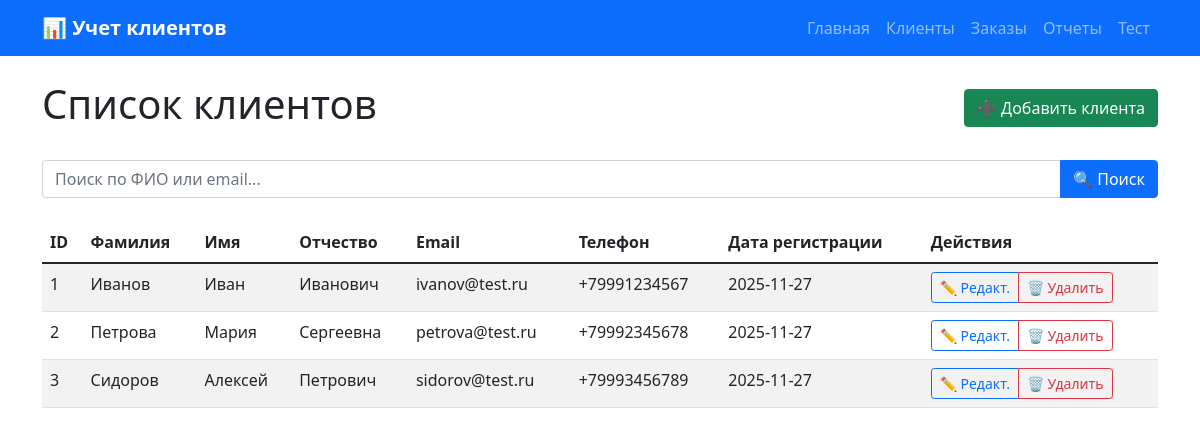
The app's page /clients with its own data.
### tables this page shows
CREATE TABLE clients (
        id INTEGER PRIMARY KEY AUTOINCREMENT,
        last_name TEXT NOT NULL,
        first_name TEXT NOT NULL,
        middle_name TEXT,
        email TEXT,
        phone TEXT,
        registration_date DATE NOT NULL DEFAULT CURRENT_DATE,
        address TEXT,
        notes TEXT,
        created_at TIMESTAMP DEFAULT CURRENT_TIMESTAMP
    );

### app.py (the view)
@app.route('/clients')
def clients():
    search = request.args.get('search', '')
    conn = get_db()
    if search:
        clients_data = conn.execute(
            'SELECT * FROM clients WHERE last_name LIKE ? OR first_name LIKE ? OR email LIKE ? ORDER BY created_at DESC',
            (f'%{search}%', f'%{search}%', f'%{search}%')
        ).fetchall()
    else:
        clients_data = conn.execute('SELECT * FROM clients ORDER BY created_at DESC').fetchall()
    conn.close()
    return render_template('clients.html', clients=clients_data, search=search)

### app.py (called while the page is built)
def get_db():
    conn = sqlite3.connect('clients.db')
    conn.row_factory = sqlite3.Row
    return conn

### templates/clients.html (shortened to what this page needs)
{% extends "base.html" %}
{% block content %}
<div class="d-flex justify-content-between align-items-center mb-4">
    <h1>Список клиентов</h1>
    <a href="{{ url_for('add_client') }}" class="btn btn-success">➕ Добавить клиента</a>
</div>
<form method="get" class="mb-4">
    <div class="input-group">
        <input type="text" name="search" class="form-control" placeholder="Поиск по ФИО или email..." value="{{ search }}">
        <button class="btn btn-primary" type="submit">🔍 Поиск</button>
    </div>
</form>
{% if clients %}
    <div class="table-responsive">
        <table class="table table-striped">
            <thead>
                <tr>
                    <th>ID</th>
                    <th>Фамилия</th>
                    <th>Имя</th>
                    <th>Отчество</th>
                    <th>Email</th>
                    <th>Телефон</th>
                    <th>Дата регистрации</th>
                    <th>Действия</th>
                </tr>
            </thead>
            <tbody>
                {% for client in clients %}
                <tr>
                    <td>{{ client.id }}</td>
                    <td>{{ client.last_name }}</td>
                    <td>{{ client.first_name }}</td>
                    <td>{{ client.middle_name or '-' }}</td>
                    <td>{{ client.email or '-' }}</td>
                    <td>{{ client.phone or '-' }}</td>
                    <td>{{ client.registration_date }}</td>
                    <td>
                        <div class="btn-group btn-group-sm">
                            <a href="{{ url_for('edit_client', client_id=client.id) }}" class="btn btn-outline-primary">✏️ Редакт.</a>
                            <a href="{{ url_for('delete_client', client_id=client.id) }}" class="btn btn-outline-danger"
                               onclick="return confirm('Вы уверены, что хотите удалить клиента {{ client.last_name }} {{ client.first_name }}? Все его заказы также будут удалены.')">🗑️ Удалить</a>
                        </div>
                    </td>
                </tr>
                {% endfor %}
            </tbody>
        </table>
    </div>
{% endif %}
{% endblock %}

### records on screen
clients: id "1", last_name "Иванов", first_name "Иван", middle_name "Иванович", email "ivanov@test.ru", phone "+79991234567", registration_date "2025-11-27"
clients: id "2", last_name "Петрова", first_name "Мария", middle_name "Сергеевна", email "petrova@test.ru", phone "+79992345678", registration_date "2025-11-27"
clients: id "3", last_name "Сидоров", first_name "Алексей", middle_name "Петрович", email "sidorov@test.ru", phone "+79993456789", registration_date "2025-11-27"
